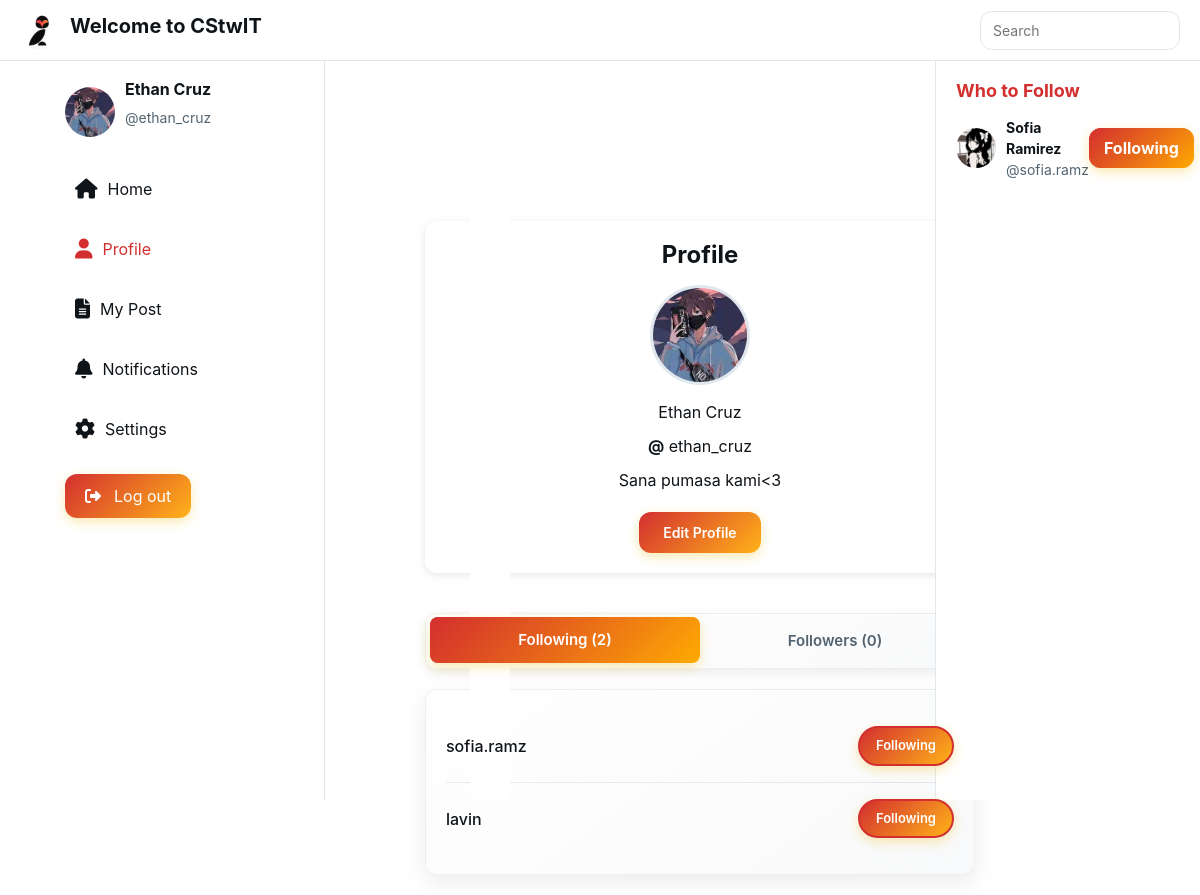
The page /client/profile.php (signed in) on the database its author committed.
### tables this page shows
CREATE TABLE `users` (
  `id` int(11) NOT NULL,
  `username` varchar(50) NOT NULL,
  `email` varchar(100) NOT NULL,
  `password` varchar(255) NOT NULL,
  `role` enum('user','admin') DEFAULT 'user',
  `status` varchar(50) DEFAULT 'active',
  `profile_pic` varchar(255) DEFAULT 'default.jpg',
  `name` varchar(100) DEFAULT NULL,
  `bio` text DEFAULT NULL,
  `created_at` timestamp NOT NULL DEFAULT current_timestamp(),
  `deletion_reason` text DEFAULT NULL,
  `ban_version` int(11) DEFAULT 0
);

CREATE TABLE `follows` (
  `id` int(11) NOT NULL,
  `follower_id` int(11) NOT NULL,
  `follower_username` varchar(255) NOT NULL,
  `followed_id` int(11) NOT NULL,
  `followed_username` varchar(255) DEFAULT NULL
);

### client/profile.php (the view, shortened to what this page needs)
<?php
include 'includes/header.php';
include 'includes/left_sidebar.php';
include 'includes/right_sidebar.php';
include '../config/database.php';
$profileId = isset($_GET['user_id']) && is_numeric($_GET['user_id'])
    ? (int)$_GET['user_id']
    : (isset($_SESSION['user_id']) ? (int)$_SESSION['user_id'] : null);
try {
    $stmt = $conn->prepare("SELECT id, username, profile_pic, name, bio FROM users WHERE id = ?");
    $stmt->execute([$profileId]);
    $user = $stmt->fetch(PDO::FETCH_ASSOC);
    $stmtFollowersCount = $conn->prepare("SELECT COUNT(*) FROM follows WHERE followed_id = ?");
    $stmtFollowersCount->execute([$profileId]);
    $followersCount = $stmtFollowersCount->fetchColumn();
    $stmtFollowingCount = $conn->prepare("SELECT COUNT(*) FROM follows WHERE follower_id = ?");
    $stmtFollowingCount->execute([$profileId]);
    $followingCount = $stmtFollowingCount->fetchColumn();
    $stmtFollowing = $conn->prepare("SELECT followed_id, u.username AS followed_username
                                     FROM follows f
                                     JOIN users u ON f.followed_id = u.id
                                     WHERE f.follower_id = ?");
    $stmtFollowing->execute([$profileId]);
    $followingList = $stmtFollowing->fetchAll(PDO::FETCH_ASSOC);
} catch (PDOException $e) {
    $_SESSION['error_message'] = "Error fetching profile: " . htmlspecialchars($e->getMessage());
    header("Location: login.php");
    exit();
}
?>
<div class="main-content">
    <div class="profile-header">
        <h2>Profile</h2>
        <img src="../assets/uploads/<?php echo htmlspecialchars($user['profile_pic'] ?? 'default.jpg'); ?>" class="profile-pic" alt="Profile Picture">
        <p><strong></strong> <?php echo htmlspecialchars($user['name'] ?? 'Not set'); ?></p>
        <p><strong>@</strong> <?php echo htmlspecialchars($user['username']); ?></p>
        <p><strong></strong> <?php echo htmlspecialchars($user['bio'] ?? 'No bio'); ?></p>
        <?php if ($profileId === (int)$_SESSION['user_id']): ?>
            <a href="#" class="button" data-toggle="modal" data-target="#editProfileModal">Edit Profile</a>
        <?php endif; ?>
    </div>
</div>
<div class="tab-buttons">
    <button class="tab active" data-target="following-list">Following (<?php echo $followingCount; ?>)</button>
    <button class="tab" data-target="followers-list">Followers (<?php echo $followersCount; ?>)</button>
</div>
<div class="follow-list active" id="following-list">
    <?php if (empty($followingList)): ?>
        <p>No users followed.</p>
    <?php else: ?>
        <?php foreach ($followingList as $followed): ?>
            <div class="follow-item">
                <a href="profile.php?user_id=<?php echo htmlspecialchars($followed['followed_id']); ?>">
                    <?php echo htmlspecialchars($followed['followed_username']); ?>
                </a>
                <?php if (isset($_SESSION['user_id']) && $_SESSION['user_id'] != $followed['followed_id']): ?>
                    <form action="../api/follow_user.php" method="POST" class="follow-form">
                        <button type="button" class="follow-button follow-toggle-btn <?php echo $followed['is_following'] ? 'following' : ''; ?>"
                                data-user-id="<?php echo htmlspecialchars($followed['followed_id']); ?>"
                                data-followed="<?php echo $followed['is_following'] ? 'true' : 'false'; ?>">
                            <?php echo $followed['is_following'] ? 'Following' : 'Follow'; ?>
                        </button>
                    </form>
                <?php endif; ?>
            </div>
        <?php endforeach; ?>
    <?php endif; ?>
</div>

### client/includes/left_sidebar.php (shortened to what this page needs)
<?php
include '../config/database.php';
$current_page = basename($_SERVER['PHP_SELF']);
$is_auth_page = ($current_page == 'login.php' || $current_page == 'register.php');
if (isset($_SESSION['user_id'])) {
    try {
        $stmt = $conn->prepare("SELECT name, username, profile_pic FROM users WHERE id = ?");
        $stmt->execute([$_SESSION['user_id']]);
        $user = $stmt->fetch(PDO::FETCH_ASSOC);
        if ($user) {
            $name = $user['name'] ?? 'User';
            $username = $user['username'] ?? 'yourusername';
            $profile_pic = $user['profile_pic'] ?? 'default.jpg';
        } else {
            $name = 'User';
            $username = 'yourusername';
            $profile_pic = 'default.jpg';
        }
    } catch (PDOException $e) {
        error_log("Database error fetching user or notifications: " . $e->getMessage());
        $name = 'User';
        $username = 'yourusername';
        $profile_pic = 'default.jpg';
        $initial_notification_count = 0;
    }
} else {
    $name = 'User';
    $username = 'yourusername';
    $profile_pic = 'default.jpg';
    $initial_notification_count = 0;
}
?>
<!DOCTYPE html>
<html lang="en">
<head>
    <link rel="stylesheet" href="../assets/style.css">
    <link rel="stylesheet" href="https://cdnjs.cloudflare.com/ajax/libs/font-awesome/6.4.2/css/all.min.css">
    <link rel="stylesheet" href="https://stackpath.bootstrapcdn.com/bootstrap/4.5.2/css/bootstrap.min.css">
</head>
<body<?php echo $is_auth_page ? ' class="auth-page"' : ''; ?>>
    <?php if (!$is_auth_page): ?>
    <div class="left-sidebar">
        <div class="profile-summary">
            <div class="profile-pic">
                <img src="../assets/uploads/<?php echo htmlspecialchars($profile_pic); ?>" alt="Profile Picture">
            </div>
            <div class="profile-info">
                <h3><?php echo htmlspecialchars($name); ?></h3>
                <p>@<?php echo htmlspecialchars($username); ?></p>
            </div>
        </div>
        <nav class="cs-nav">
            <a href="index.php" class="<?php echo ($current_page == 'index.php') ? 'active' : ''; ?>">
                <span class="nav-icon"><i class="fas fa-home"></i></span>
                <span class="nav-text">Home</span>
            </a>
            <a href="profile.php" class="<?php echo ($current_page == 'profile.php') ? 'active' : ''; ?>">
                <span class="nav-icon"><i class="fas fa-user"></i></span>
                <span class="nav-text">Profile</span>
            </a>
            <a href="my_post.php" class="<?php echo ($current_page == 'my_post.php') ? 'active' : ''; ?>">
                <span class="nav-icon"><i class="fas fa-file-alt"></i></span>
                <span class="nav-text">My Post</span>
            </a>
            <a href="notifications.php" class="<?php echo ($current_page == 'notifications.php') ? 'active' : ''; ?>">
                <span class="nav-icon notification-badge">
                    <i class="fas fa-bell"></i>
                </span>
                <span class="nav-text">Notifications</span>
            </a>
            <a href="settings.php" class="<?php echo ($current_page == 'settings.php') ? 'active' : ''; ?>">
                <span class="nav-icon"><i class="fas fa-cog"></i></span>
                <span class="nav-text">Settings</span>
            </a>
        </nav>
        <div class="logout-container">
            <a href="logout.php" class="logout-btn">
                <i class="fas fa-sign-out-alt mr-2"></i> Log out
            </a>
        </div>
    </div>
    <div class="main-content">
    </div>
    <?php endif; ?>
</body>
</html>

### client/includes/right_sidebar.php (shortened to what this page needs)
<?php
$db_path = dirname(dirname(__DIR__)) . '/config/database.php';
$session_path = __DIR__ . '/session.php';
if (!file_exists($db_path)) {
    error_log("Database file not found at: $db_path");
    $users_to_follow = [];
} elseif (!file_exists($session_path)) {
    error_log("Session file not found at: $session_path");
    $users_to_follow = [];
} else {
    try {
        if (!isset($_SESSION['user_id'])) {
            error_log("User not logged in for right sidebar. Session: " . print_r($_SESSION, true));
            $users_to_follow = [];
        } else {
            $stmt = $conn->prepare("SELECT id, username, profile_pic, name, created_at
                                    FROM users
                                    WHERE status = 'active'
                                    AND id != ?
                                    AND role != 'admin'
                                    ORDER BY created_at DESC
                                    LIMIT 5");
            $stmt->execute([$_SESSION['user_id']]);
            $users_to_follow = $stmt->fetchAll(PDO::FETCH_ASSOC);
        }
    } catch (PDOException $e) {
        error_log("Database error in right sidebar: " . $e->getMessage());
        $users_to_follow = [];
    }
}
?>
    <div class="follow-suggestions">
        <div class="suggestions-header">
            <h2>Who to Follow</h2>
        </div>
        <div class="suggestions-list">
            <?php if (empty($users_to_follow)): ?>
                <div class="suggestion-item">
                    <div class="suggestion-info">
                        <span class="suggestion-fullname">No suggestions available.</span>
                    </div>
                </div>
            <?php else: ?>
                <?php foreach ($users_to_follow as $user): ?>
                <div class="suggestion-item">
                    <div class="suggestion-user">
                        <div class="suggestion-avatar">
                            <img src="../assets/uploads/<?php echo htmlspecialchars($user['profile_pic'] ?? 'default.jpg'); ?>" alt="<?php echo htmlspecialchars($user['username']); ?>'s profile">
                        </div>
                        <div class="suggestion-info">
                            <?php if (!empty($user['name'])): ?>
                                <span class="suggestion-fullname"><?php echo htmlspecialchars($user['name']); ?></span>
                            <?php endif; ?>
                            <span class="suggestion-username">@<?php echo htmlspecialchars($user['username']); ?></span>
                        </div>
                    </div>
                    <div class="suggestion-action">
                        <button class="follow-toggle-btn <?php echo $user['is_followed'] ? 'following' : ''; ?>"
                                data-user-id="<?php echo $user['id']; ?>"
                                data-followed="<?php echo $user['is_followed'] ? 'true' : 'false'; ?>">
                            <?php echo $user['is_followed'] ? 'Following' : 'Follow'; ?>
                        </button>
                    </div>
                </div>
                <?php endforeach; ?>
            <?php endif; ?>
        </div>
    </div>
</div>

### client/includes/left_sidebar.php (style rules this page uses)
.notification-badge { position: relative; display: inline-block; }

### rows shown on the page
users: profile_pic (picture), name "Ethan Cruz", username "ethan_cruz", bio "Sana pumasa kami<3"
users: profile_pic (picture), name "Sofia Ramirez", username "sofia.ramz"
follows: followed.username "lavin"

### other values the page prints
$followingCount "2"
$followersCount "0"
$followed['followed_username'] "sofia.ramz"
